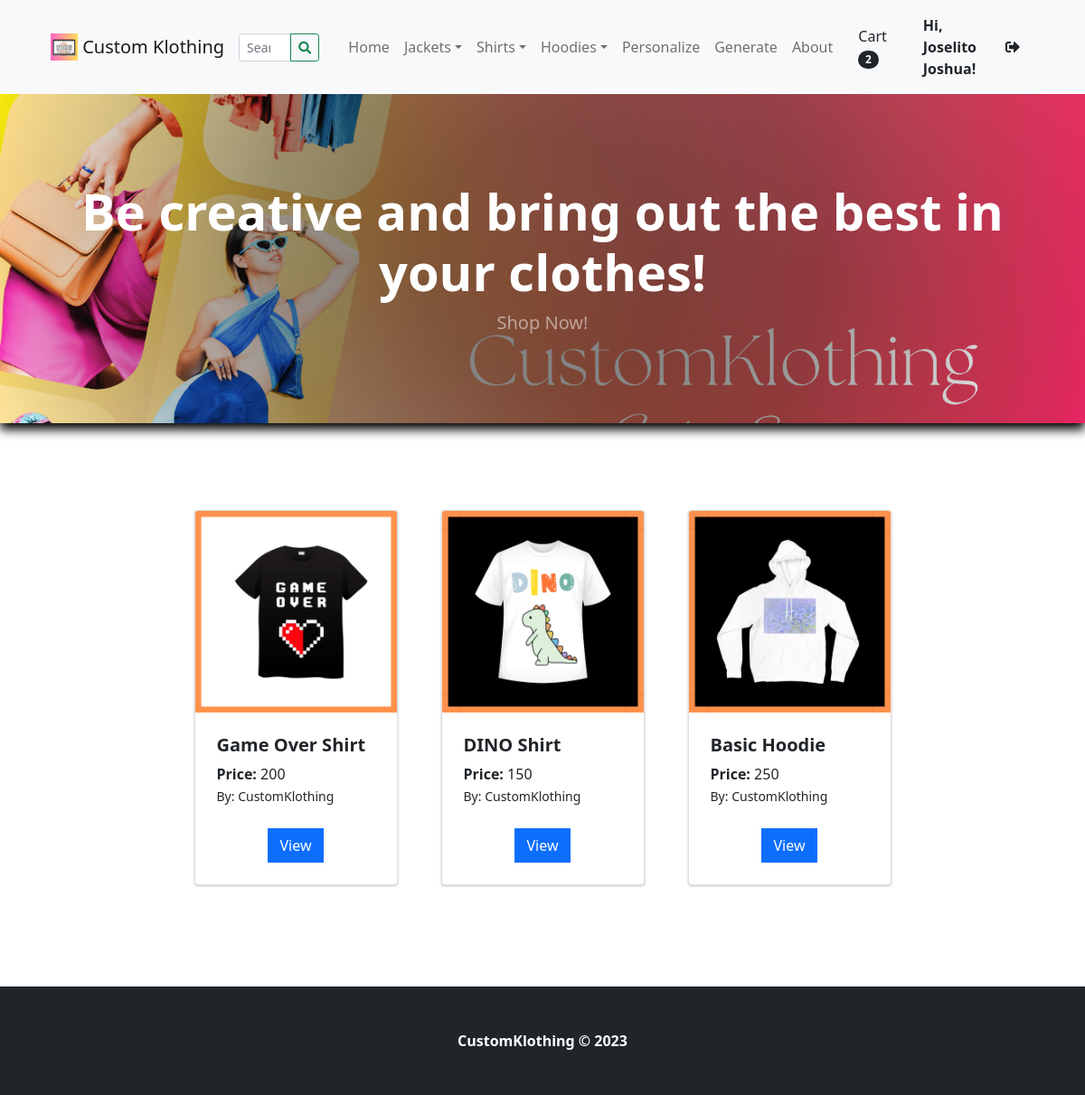
/ (signed in), run on the app's committed database.
### tables this page shows
CREATE TABLE `categories` (
  `id` int(30) NOT NULL,
  `category` varchar(250) NOT NULL,
  `description` text DEFAULT NULL,
  `status` tinyint(1) NOT NULL DEFAULT 1,
  `date_created` datetime NOT NULL DEFAULT current_timestamp()
);

CREATE TABLE `products` (
  `id` int(30) NOT NULL,
  `category_id` int(30) NOT NULL,
  `sub_category_id` int(30) NOT NULL,
  `product` varchar(250) NOT NULL,
  `brandname` text NOT NULL,
  `description` text NOT NULL,
  `status` tinyint(1) NOT NULL DEFAULT 1,
  `date_created` datetime NOT NULL DEFAULT current_timestamp()
);

### classes/DBConnection.php (called while the page is built, shortened)
<?php
class DBConnection{
    private $host = DB_SERVER;
    private $username = DB_USERNAME;
    private $password = DB_PASSWORD;
    private $database = DB_NAME;
    public $conn;
    public function __construct(){
        if (!isset($this->conn)) {
            $this->conn = new mysqli($this->host, $this->username, $this->password, $this->database);
        }
    }
}
?>

### config.php (called while the page is built, shortened)
<?php
require_once('classes/DBConnection.php');
require_once('classes/SystemSettings.php');
function validate_image($file){
	if(!empty($file)){
		if(is_file(base_app.$file)){
			return base_url.$file;
		}else{
			return base_url.'dist/img/no-image-available.png';
		}
	}else{
		return base_url.'dist/img/no-image-available.png';
	}
}
?>

### inc/topBarNav.php (the view, shortened to what this page needs)
<nav class="navbar navbar-expand-lg navbar-light bg-light">
            <div class="container-fluid px-4 px-lg-5 ">
                <a class="navbar-brand" href="./">
                <img src="<?php echo validate_image($_settings->info('logo')) ?>" width="30" height="30" class="d-inline-block align-top" alt="" loading="lazy">
                <?php echo $_settings->info('short_name') ?>
                </a>
                <form class="form-inline" id="search-form">
                  <div class="input-group">
                    <input class="form-control form-control-sm form " type="search" placeholder="Search" aria-label="Search" name="search"  value="<?php echo isset($_GET['search']) ? $_GET['search'] : "" ?>"  aria-describedby="button-addon2">
                    <div class="input-group-append">
                      <button class="btn btn-outline-success btn-sm m-0" type="submit" id="button-addon2"><i class="fa fa-search"></i></button>
                    </div>
                  </div>
                </form>
                <div class="collapse navbar-collapse" id="navbarSupportedContent">
                    <ul class="navbar-nav me-auto mb-2 mb-lg-0 ms-lg-4">
                        <li class="nav-item"><a class="nav-link" aria-current="page" href="./">Home</a></li>
                        <?php
                        $cat_qry = $conn->query("SELECT * FROM categories where status = 1  limit 3");
                        while($crow = $cat_qry->fetch_assoc()):
                          $sub_qry = $conn->query("SELECT * FROM sub_categories where status = 1 and parent_id = '{$crow['id']}'");
                          if($sub_qry->num_rows <= 0):
                        ?>
                        <li class="nav-item"><a class="nav-link" aria-current="page" href="./?p=products&c=<?php echo md5($crow['id']) ?>"><?php echo $crow['category'] ?></a></li>
                        <?php else: ?>
                        <li class="nav-item dropdown">
                          <a class="nav-link dropdown-toggle" id="navbarDropdown<?php echo $crow['id'] ?>" href="#" role="button" data-toggle="dropdown" aria-expanded="false"><?php echo $crow['category'] ?></a></a>
                        </li>
                        <?php endif; ?>
                        <?php endwhile; ?>
                        <li class="nav-item"><a class="nav-link" href="customization/index.html">Personalize</a></li>
                        <li class="nav-item"><a class="nav-link" href="imagegeneration/test1.php">Generate</a></li>
                        <li class="nav-item"><a class="nav-link" href="./?p=about">About</a></li>
                    </ul>
                    <div class="d-flex align-items-center">
                      <?php if(!isset($_SESSION['userdata']['id'])): ?>
                        <button class="btn btn-outline-dark ml-2" id="login-btn" type="button">Login</button>
                        <?php else: ?>
                        <a class="text-dark mr-2 nav-link" href="./?p=cart">
                            Cart
                            <span class="badge bg-dark text-white ms-1 rounded-pill" id="cart-count">
                              <?php
                              if(isset($_SESSION['userdata']['id'])):
                                $count = $conn->query("SELECT SUM(quantity) as items from `cart` where client_id =".$_settings->userdata('id'))->fetch_assoc()['items'];
                                echo ($count > 0 ? $count : 0);
                              else:
                                echo "0";
                              endif;
                              ?>
                            </span>
                        </a>
                            <a href="./?p=my_account" class="text-dark  nav-link"><b> Hi, <?php echo $_settings->userdata('firstname')?>!</b></a>
                            <a href="logout.php" class="text-dark  nav-link"><i class="fa fa-sign-out-alt"></i></a>
                        <?php endif; ?>
                    </div>
                </div>
            </div>
        </nav>

### home.php (shortened to what this page needs)
 <header class="bg-dark py-5" id="main-header">
    <div class="container px-4 px-lg-5 my-5">
        <div class="text-center text-white">
            <h1 class="display-4 fw-bolder">Be creative and bring out the best in your clothes!</h1>
            <p class="lead fw-normal text-white-50 mb-0">Shop Now!</p>
        </div>
    </div>
</header>
<section class="py-5">
    <div class="container px-4 px-lg-5 mt-5">
        <div class="row gx-4 gx-lg-5 row-cols-md-3 row-cols-xl-4 justify-content-center">
            <?php
                $products = $conn->query("SELECT * FROM `products` where status = 1 order by rand() limit 8 ");
                while($row = $products->fetch_assoc()):
                    $upload_path = base_app.'/uploads/product_'.$row['id'];
                    $img = "";
                    if(is_dir($upload_path)){
                        $fileO = scandir($upload_path);
                        if(isset($fileO[2]))
                            $img = "uploads/product_".$row['id']."/".$fileO[2];
                    }
                    foreach($row as $k=> $v){
                        $row[$k] = trim(stripslashes($v));
                    }
                    $inventory = $conn->query("SELECT * FROM inventory where product_id = ".$row['id']);
                    $inv = array();
                    while($ir = $inventory->fetch_assoc()){
                        $inv[] = number_format($ir['price']);
                    }
            ?>
            <div class="col mb-5">
                <div class="card product-item">
                    <img class="card-img-top w-100 cover" src="<?php echo validate_image($img) ?>" alt="..." />
                    <div class="card-body p-4">
                        <div class="">
                            <h5 class="fw-bolder"><?php echo $row['product'] ?></h5>
                            <?php foreach($inv as $k=> $v): ?>
                                <span><b>Price: </b><?php echo $v ?></span>
                            <?php endforeach; ?>
                        </div>
                        <p class="m-0"><small>By: <?php echo $row['brandname'] ?></small></p>
                    </div>
                    <div class="card-footer p-4 pt-0 border-top-0 bg-transparent">
                        <div class="text-center">
                            <a class="btn btn-flat btn-primary "   href=".?p=view_product&id=<?php echo md5($row['id']) ?>">View</a>
                        </div>
                    </div>
                </div>
            </div>
            <?php endwhile; ?>
        </div>
    </div>
</section>

### home.php (style rules this page uses)
.cover { object-fit:contain !important; height:auto !important; }

### data on the page
categories: category "Jackets"
categories: category "Shirts"
categories: category "Hoodies"
products: shows a picture, product "Game Over Shirt", v "200", brandname "CustomKlothing"
products: shows a picture, product "DINO Shirt", v "150", brandname "CustomKlothing"
products: shows a picture, product "Basic Hoodie", v "250", brandname "CustomKlothing"

### other printed values
$_settings->info('short_name') "Custom Klothing"
$count "2"
$_settings->userdata('firstname') "Joselito Joshua"
